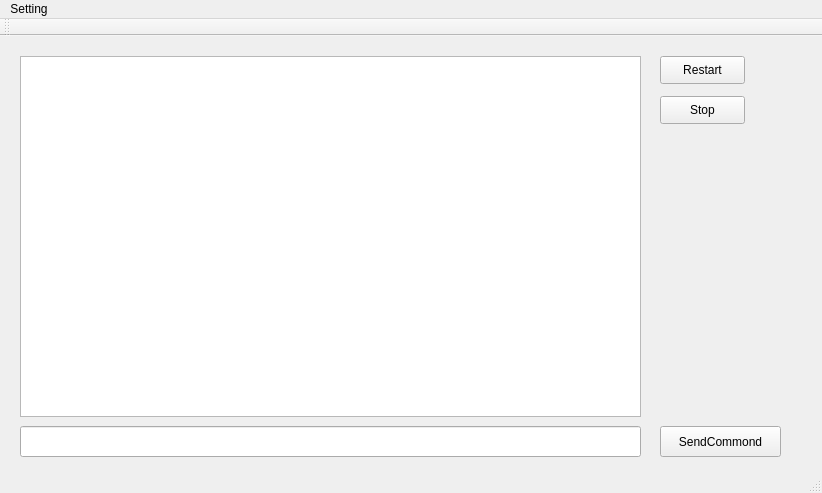
<?xml version="1.0" encoding="UTF-8"?>
<ui version="4.0">
 <class>ServerMainWindow</class>
 <widget class="QMainWindow" name="ServerMainWindow">
  <property name="geometry">
   <rect>
    <x>0</x>
    <y>0</y>
    <width>822</width>
    <height>493</height>
   </rect>
  </property>
  <property name="windowTitle">
   <string>12308服务端</string>
  </property>
  <widget class="QWidget" name="centralWidget">
   <widget class="QPushButton" name="restartPushButton">
    <property name="geometry">
     <rect>
      <x>660</x>
      <y>20</y>
      <width>85</width>
      <height>28</height>
     </rect>
    </property>
    <property name="text">
     <string>Restart</string>
    </property>
   </widget>
   <widget class="QTextEdit" name="console">
    <property name="geometry">
     <rect>
      <x>20</x>
      <y>20</y>
      <width>621</width>
      <height>361</height>
     </rect>
    </property>
    <property name="readOnly">
     <bool>true</bool>
    </property>
   </widget>
   <widget class="QPushButton" name="stopPushButton">
    <property name="geometry">
     <rect>
      <x>660</x>
      <y>60</y>
      <width>85</width>
      <height>28</height>
     </rect>
    </property>
    <property name="text">
     <string>Stop</string>
    </property>
   </widget>
   <widget class="QLineEdit" name="lineEdit">
    <property name="geometry">
     <rect>
      <x>20</x>
      <y>390</y>
      <width>621</width>
      <height>31</height>
     </rect>
    </property>
   </widget>
   <widget class="QPushButton" name="pushButton">
    <property name="geometry">
     <rect>
      <x>660</x>
      <y>390</y>
      <width>121</width>
      <height>31</height>
     </rect>
    </property>
    <property name="text">
     <string>SendCommond</string>
    </property>
   </widget>
  </widget>
  <widget class="QMenuBar" name="menuBar">
   <property name="geometry">
    <rect>
     <x>0</x>
     <y>0</y>
     <width>822</width>
     <height>28</height>
    </rect>
   </property>
   <widget class="QMenu" name="menuSetting">
    <property name="title">
     <string>Setting</string>
    </property>
    <addaction name="actionAbout"/>
   </widget>
   <addaction name="menuSetting"/>
  </widget>
  <widget class="QToolBar" name="mainToolBar">
   <attribute name="toolBarArea">
    <enum>TopToolBarArea</enum>
   </attribute>
   <attribute name="toolBarBreak">
    <bool>false</bool>
   </attribute>
  </widget>
  <widget class="QStatusBar" name="statusBar"/>
  <action name="actionAbout">
   <property name="text">
    <string>About..</string>
   </property>
  </action>
 </widget>
 <layoutdefault spacing="6" margin="11"/>
 <resources/>
 <connections/>
</ui>
